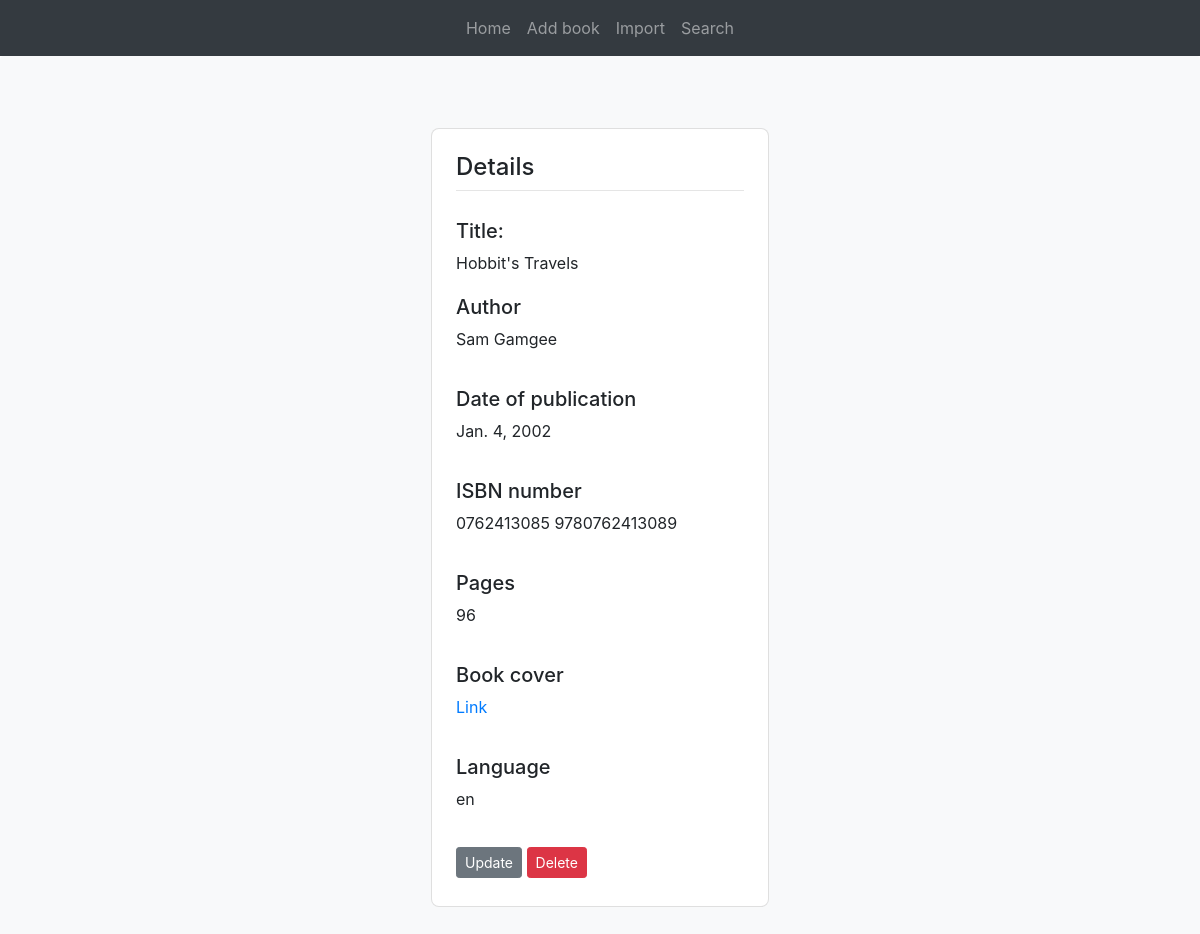
Page /book/11/ on the committed database.
### book/models.py (models this page shows, shortened)
class Book(models.Model):
    title = models.CharField(max_length=100)
    author = models.CharField(max_length=100) #moze zmienie typ na ForeignKey
    date_pub = models.DateField()
    number_ISBN = models.CharField(max_length=100)
    pages = models.IntegerField(blank = True, default=0)
    book_covers = models.URLField(blank = True)
    language = models.CharField(max_length=100, blank = True)

### book/views.py (the view)
# urls.py: path('book/<int:pk>/', BookDetailView.as_view(), name = 'book-detail'),
class BookDetailView(DetailView):
    model = Book
    template_name = 'book/detail.html'

### book/templates/book/detail.html (shortened to what this page needs)
{% extends "book/base.html" %}
{% block content %}
    <section class="vh-100">
        <div class="row d-flex justify-content-center align-items-center h-100">
            <div class="col col-lg-6 mb-4 mb-lg-0">
            <div class="card mb-3" style="border-radius: .5rem;">
                <div class="card-body p-4">
                <h4>Details</h4>
                <hr class="mt-0 mb-4">
                <div class="row pt-1">
                    <div class="col mb-3">
                    <h5>Title: </h5>
                    <a1> {{ object.title }} </a>
                    </div>
                </div>
                <div class="row pt-1">
                    <div class="col mb-3">
                    <h5>Author</h5>
                    <p>{{ object.author }}</p>
                    </div>
                </div>
                <div class="row pt-1">
                    <div class="col mb-3">
                    <h5>Date of publication</h5>
                    <p>{{ object.date_pub }}</p>
                    </div>
                </div>
                <div class="row pt-1">
                    <div class="col mb-3">
                    <h5>ISBN number</h5>
                    <p>{{ object.number_ISBN }}</p>
                    </div>
                </div>
                <div class="row pt-1">
                    <div class="col mb-3">
                    <h5>Pages</h5>
                    <p>{{ object.pages }}</p>
                    </div>
                </div>
                <div class="row pt-1">
                    <div class="col mb-3">
                    <h5>Book cover</h5>
                    {% if book.book_covers == '' %}
                        <p> - </p>
                    {% else %}
                        <p><a href = "{{ book.book_covers }}" target=blank> Link</a></p>
                    {% endif %}
                    </div>
                </div>
                <div class="row pt-1">
                    <div class="col mb-3">
                    <h5>Language</h5>
                    <p>{{ object.language }}</p>
                    </div>
                </div>
                <div>
                    <a class = "btn btn-secondary btn-sm mt-1 mb-1" href = "{% url 'book-update' object.id %}">Update</a>
                    <a class = "btn btn-danger btn-sm mt-1 mb-1" href = "{% url 'book-delete' object.id %}">Delete</a>
                </div>
            </div>
            </div>
        </div>
        </div>
    </section>
{% endblock content %}

### rows in the picture
Book: title "Hobbit's Travels", author "Sam Gamgee", date_pub "Jan. 4, 2002", number_ISBN "0762413085 9780762413089", pages "96", language "en"
